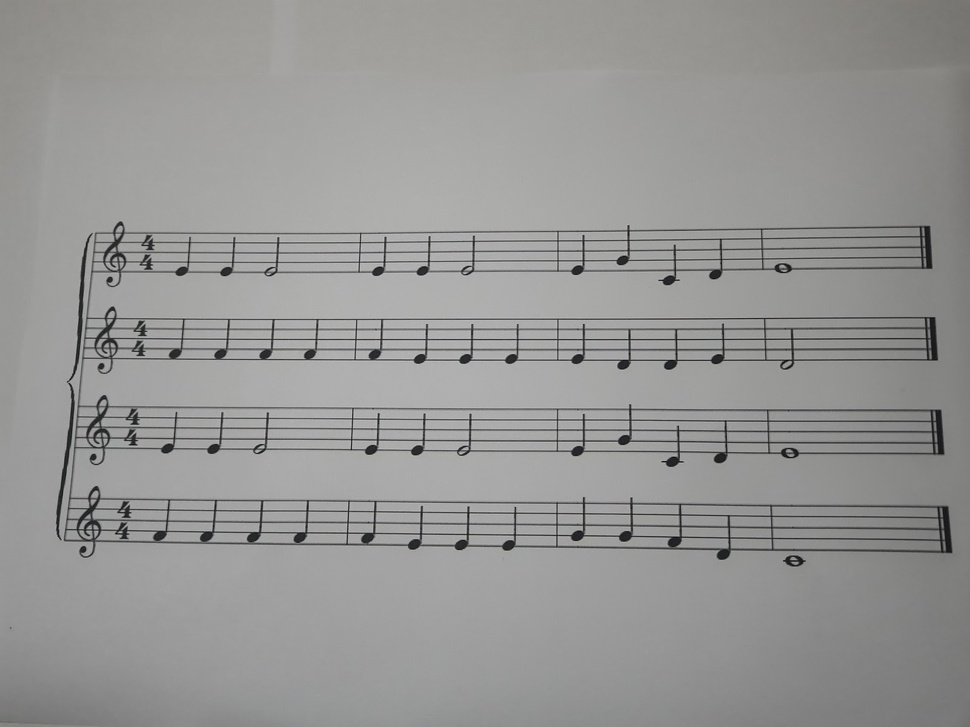
#> input picture processing/Preprocessing/input/straight.jpg, 970 x 727 px, shrunk from 1600 x 1200 before the run
$ jupyter execute 'cut buckets.ipynb'
#> lines starting #> are read from the running program, lines starting #| are printed output that depends on the picture; after the words box and inside, x2 and y2 are one past the last pixel; in counts of white or black regions, pixels touching at a corner belong together
[cell 1]
from commonfunctions import *
import numpy as np
from numpy.linalg import norm
from skimage.filters import *
import matplotlib.pyplot as plt
from scipy.signal import find_peaks
import cv2 as cv
import os
import time

[cell 2]
def binarize(img, method):
    if len(img.shape) > 2 :
        img = rgb2gray(img)
    if method == 'skimage_local':
        return img >= threshold_local(img, 31, offset=3)
    if method == 'skimage_sauvola':
        return img >= threshold_sauvola(img, 31)
    if method == 'cv_adaptive':
        return cv.adaptiveThreshold(img,255,cv.ADAPTIVE_THRESH_GAUSSIAN_C,cv.THRESH_BINARY_INV,41,10)

img = cv.imread("input/" + "straight.jpg", 0)
#> img: shape (727, 970); min 5, max 202, mean 150.1
imgcopy = img.copy()
img_b = binarize(img, "cv_adaptive")
#> in binarize, `return cv.adaptiveThreshold(img,255,cv.ADAPTIVE_THRESH_GAUSSIAN_C,cv.T..`:
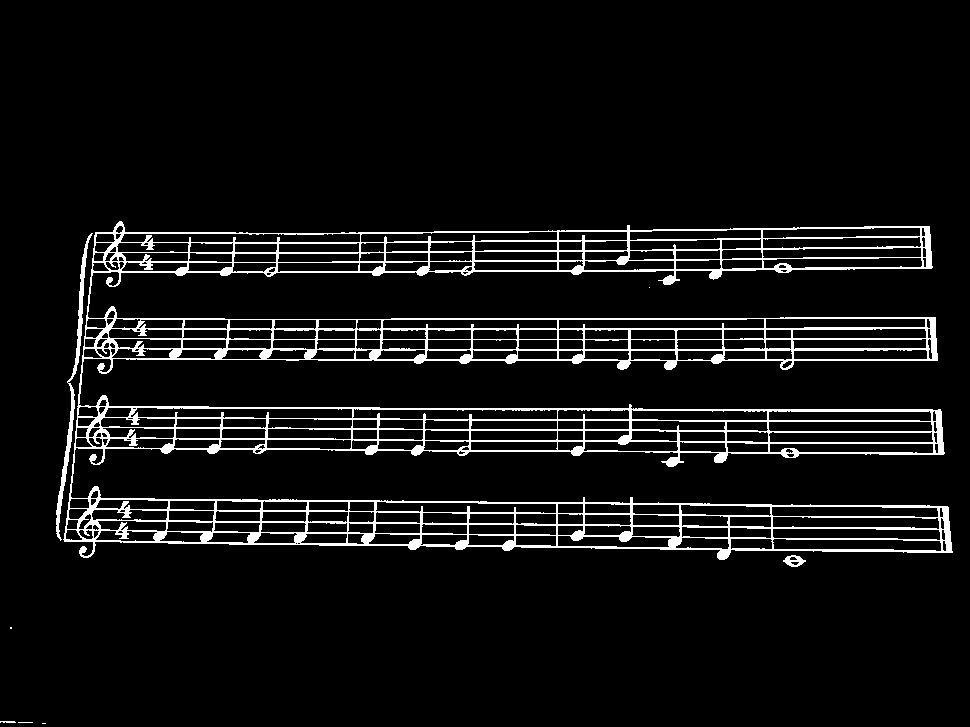
#> returned value: shape (727, 970); 6.5% white in thin lines or dots, all inside (x1, y1, x2, y2) = (0, 221, 953, 724)
img = cv.dilate(img_b, cv.getStructuringElement(cv.MORPH_ELLIPSE,(20,20)))
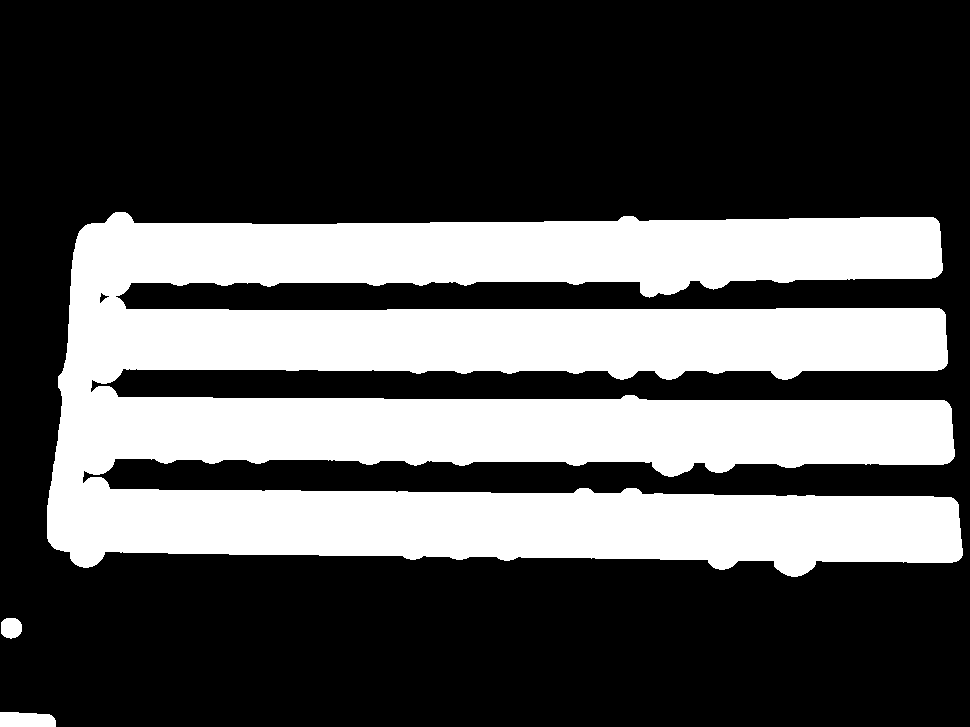
#> img: shape (727, 970); 33% white; 3 white regions

contours, _ = cv.findContours(img, cv.RETR_LIST, cv.CHAIN_APPROX_SIMPLE)
#> contours = 4 contours; box (x1, y1, x2, y2) and area: (47, 212, 963, 577) 227970, (0, 712, 56, 727) 700, (1, 618, 22, 639) 335, (99, 292, 110, 304) 50
mask = np.ones((img.shape[0] , img.shape[1]), dtype="uint8") *255
contours = sorted(contours, key=cv.contourArea)


for i in range(len(contours)-1):
        print('ok')
        cv.drawContours(mask, [contours[i]], -1, 0, -1)
#> this loop made 3 passes
#| ok
#| ok
#| ok
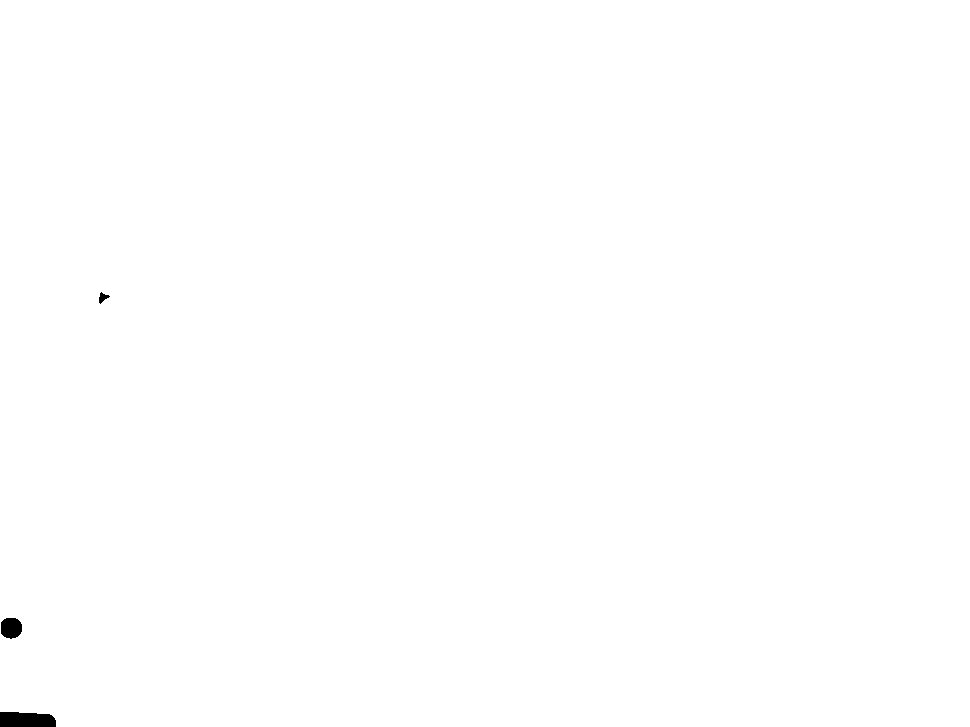
#> mask: shape (727, 970); 99.8% white; 3 black regions, box (x1, y1, x2, y2) and area: (0, 712, 56, 727) 767, (1, 618, 22, 639) 366, (99, 292, 110, 304) 65


img = cv.bitwise_and(img, img, mask=mask)
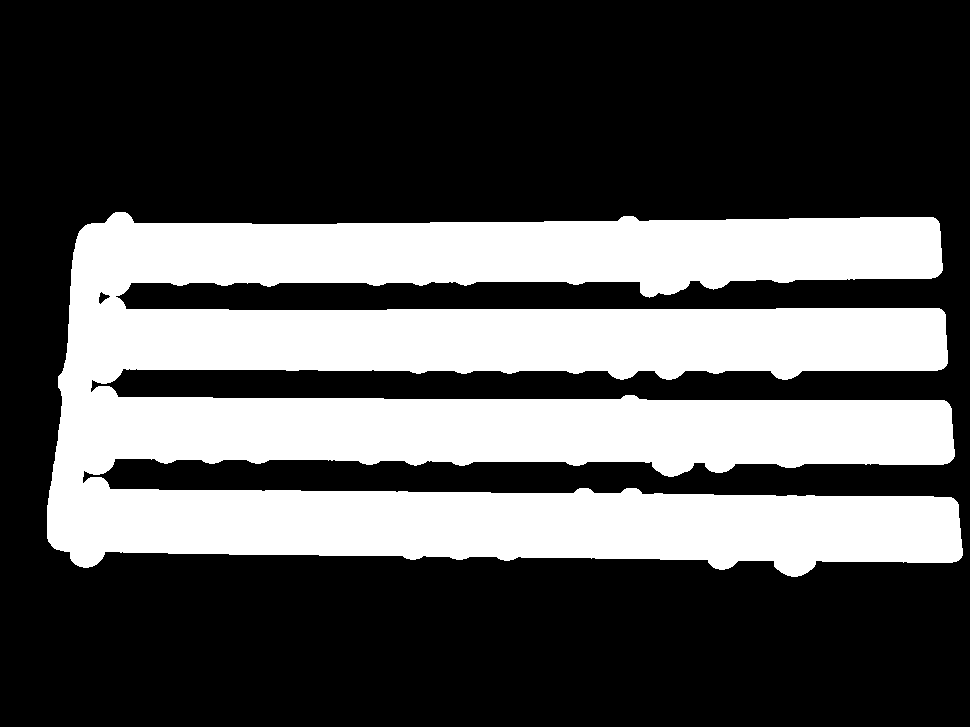
#> img: shape (727, 970); 32.9% white; 1 white region, box (x1, y1, x2, y2) and area: (47, 212, 963, 577) 231661

img = cv.erode(img, cv.getStructuringElement(cv.MORPH_ELLIPSE,(20,20)))
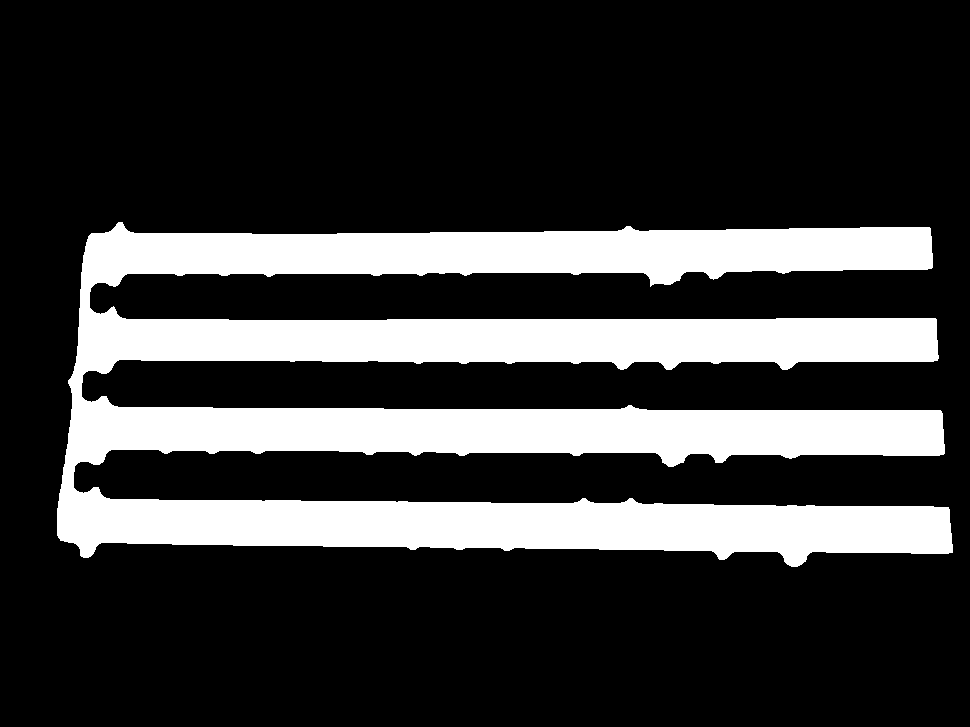
#> img: shape (727, 970); 22.4% white; 1 white region, box (x1, y1, x2, y2) and area: (57, 222, 953, 567) 157613
cv.imwrite('out2.png', img)

mid = img.shape[1] // 2
#> mid = 485
mid_col = img[:,mid]
#> mid_col = 727 values, max 255 at index 232, min 0 at index 0, mean 61.03

peaks = find_peaks(mid_col , 0)

$ run again, with processing/Preprocessing/input/no_padding.jpg copied over processing/Preprocessing/input/straight.jpg
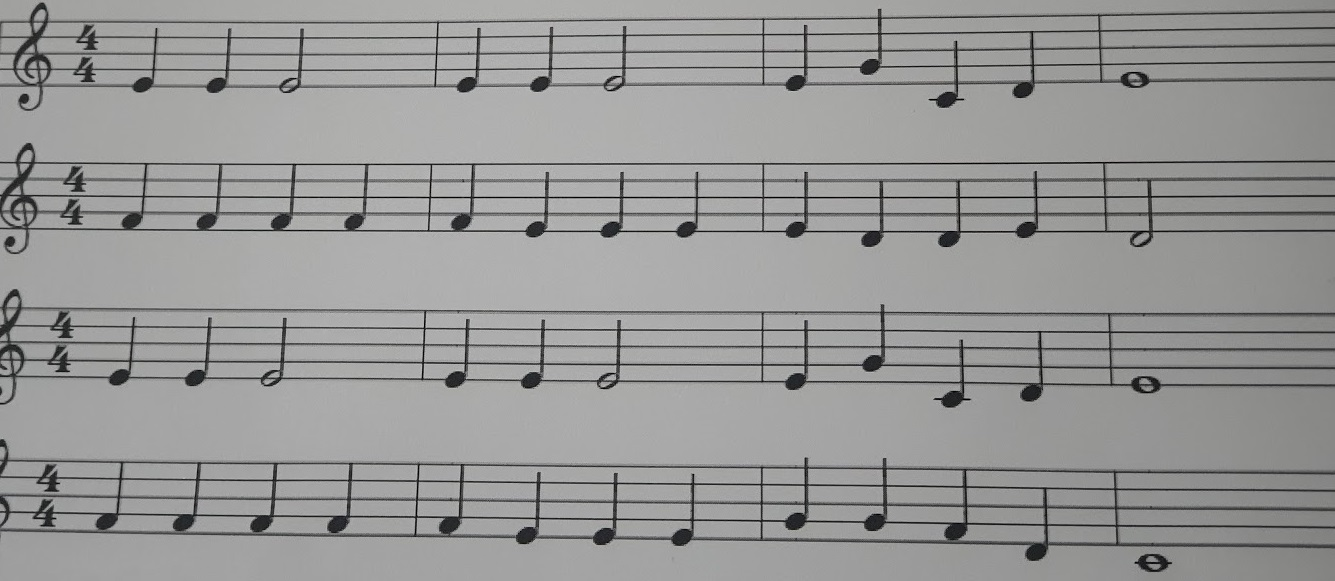
#> input picture processing/Preprocessing/input/no_padding.jpg, 1335 x 581 px
#> in binarize, `return cv.adaptiveThreshold(img,255,cv.ADAPTIVE_THRESH_GAUSSIAN_C,cv.T..`:
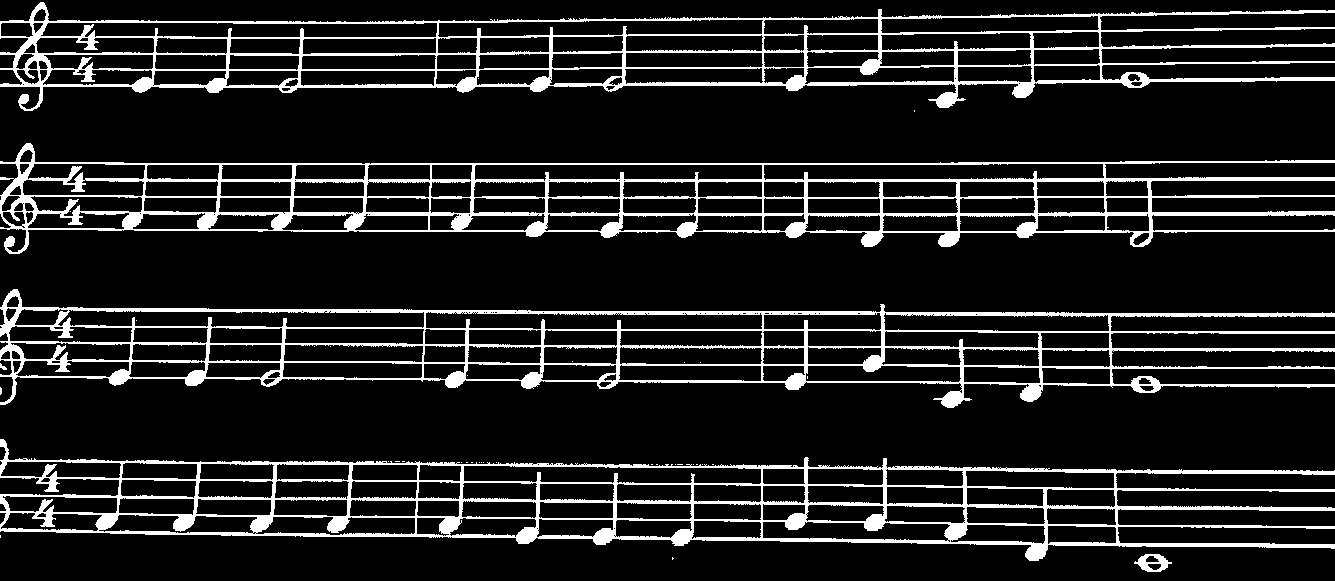
#> returned value: shape (581, 1335); 12.4% white; 40 white regions (34 under 20 px), largest, box (x1, y1, x2, y2) and area: (0, 439, 1335, 561) 25566, (0, 143, 1335, 254) 24256, (0, 289, 1335, 408) 23340, (0, 2, 1335, 111) 22315, (1134, 554, 1172, 572) 348, (0, 363, 7, 370) 25
#> contours = 5 contours, 1 with area under 20; largest, box (x1, y1, x2, y2) and area: (0, 430, 1335, 581) 128451, (0, 280, 1335, 418) 123979, (0, 134, 1335, 264) 120054, (0, 0, 1335, 122) 119262
#> the loop `for i in range(len(contours)-1):` made 4 passes
#| ok
#| ok
#| ok
#| ok
#> `img = cv.erode(img, cv.getStructuringElement(cv.MORPH_ELLIPSE,(20,20)))`:
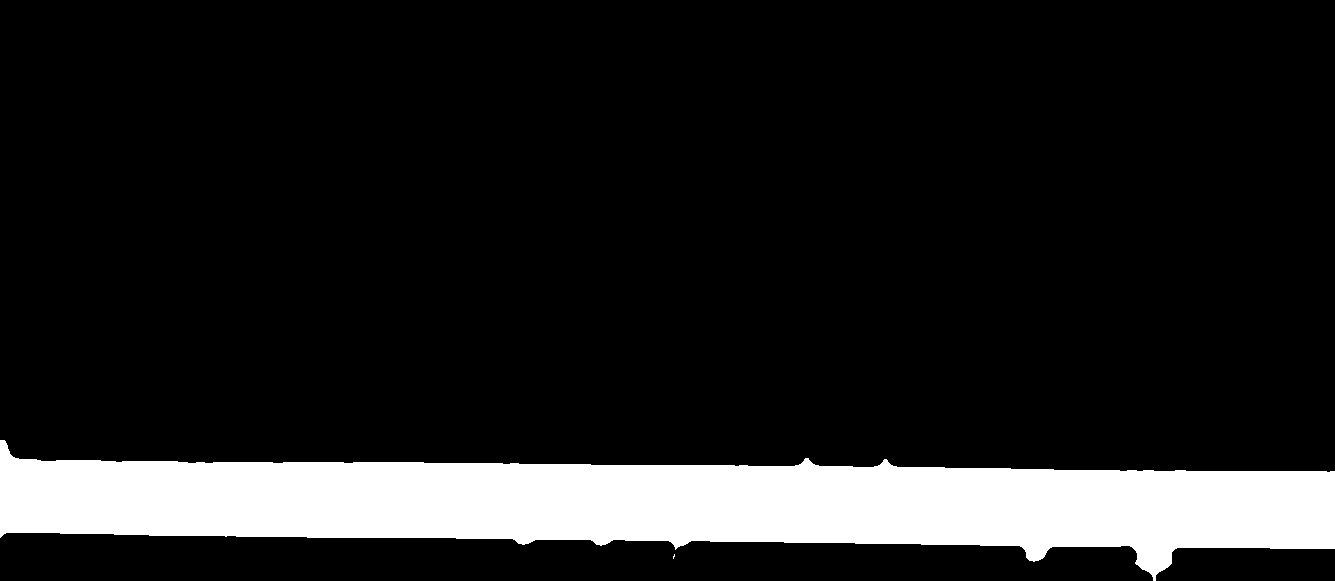
#> img: shape (581, 1335); 13.3% white; 2 white regions (1 under 20 px), largest, box (x1, y1, x2, y2) and area: (0, 440, 1335, 581) 103253
#> mid_col = 581 values, max 255 at index 465, min 0 at index 0, mean 33.36
